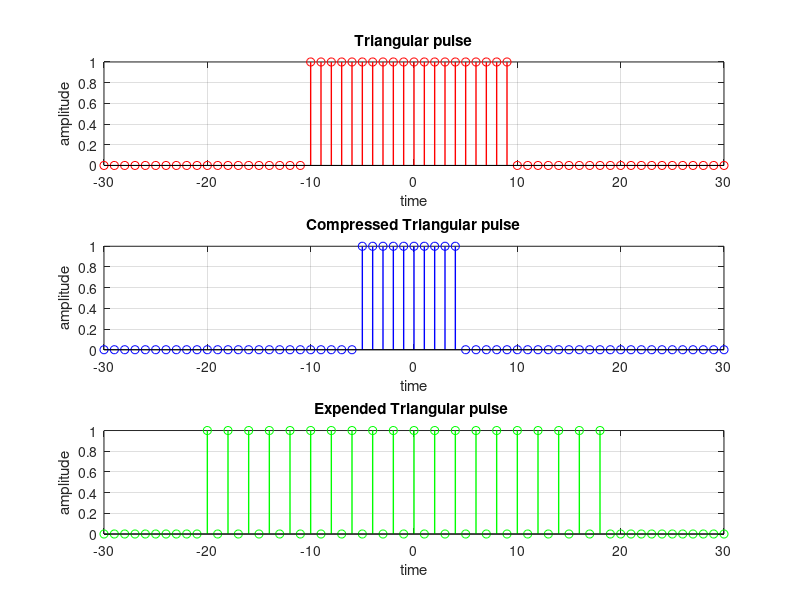

MATLAB code for this plot:
clc; 
clear; 
close all;

n = -30:30; % time vector
x = rectpuls (n ,20) ; % triangular pulse of width 20           
subplot (3 ,1 ,1)
stem(n ,x ,'r','linewidth',1); 
xlabel('time');
ylabel('amplitude');
title ('Triangular pulse');
grid on;

n1 = 2* n ; % new time vector scaled by 2
x1 = rectpuls (n1 ,20) ; % scaled triangular pulse
subplot (3 ,1 ,2)
stem(n ,x1 ,'b','linewidth',1);
xlabel('time');
ylabel('amplitude');
title ('Compressed Triangular pulse');
grid on;

n3 = 1/2* n; % new time vector scaled by 0.5
x3 = rectpuls (n3 ,20) ; % scaled triangular pulse
for n4=1:61
    n5=n4-61;
    if mod(n5,2) ~= 0
        x3(n4)=0;
    end
end    
subplot (3 ,1 ,3);
stem(n ,x3 ,'g','linewidth',1);
xlabel('time');
ylabel('amplitude');
title ('Expended Triangular pulse ');
grid on;
